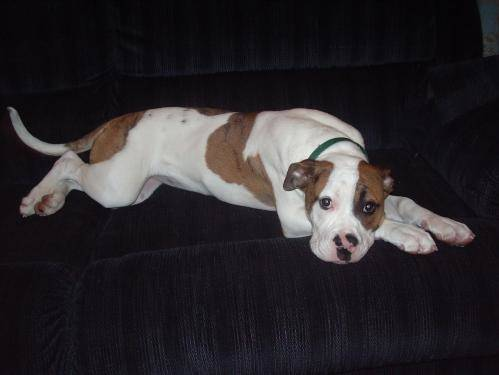
#> input picture Numpy_Pandas/01.jpg, 499 x 375 px
$ python NP09_12_01.py
#> lines starting #> are read from the running program, lines starting #| are printed output that depends on the picture
import numpy as np
import cv2 as cv

img = cv.imread('01.jpg')
#> img is the input picture: shape (375, 499, 3); mean B, G, R 44.2, 40.8, 44.4
cv.imshow('yimg',img)

imgt = img[:,:,::-1].transpose((2,0,1))

print(imgt.T.shape)
#| (499, 375, 3)
cv.imshow('timf',imgt.T)
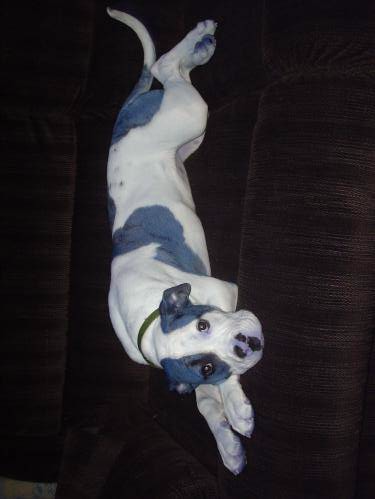
#> window 'timf': shape (499, 375, 3); mean B, G, R 44.4, 40.8, 44.2
cv.waitKey()

imgf =  imgt[:,:,::-1].T.transpose((2,1,0))

print(imgt.shape)
#| (3, 375, 499)

print(imgf.shape)
#| (3, 375, 499)
cv.imshow('timf',imgf)


cv.waitKey()
